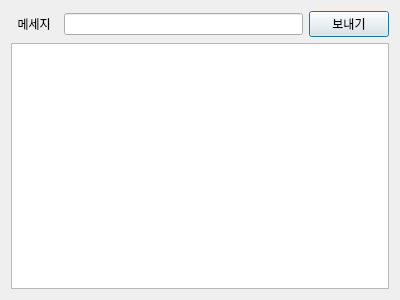
<?xml version="1.0" encoding="UTF-8"?>
<ui version="4.0">
 <class>Dialog</class>
 <widget class="QDialog" name="Dialog">
  <property name="windowModality">
   <enum>Qt::NonModal</enum>
  </property>
  <property name="geometry">
   <rect>
    <x>0</x>
    <y>0</y>
    <width>400</width>
    <height>300</height>
   </rect>
  </property>
  <property name="minimumSize">
   <size>
    <width>400</width>
    <height>300</height>
   </size>
  </property>
  <property name="maximumSize">
   <size>
    <width>400</width>
    <height>300</height>
   </size>
  </property>
  <property name="windowTitle">
   <string>Dialog</string>
  </property>
  <layout class="QVBoxLayout" name="verticalLayout">
   <item>
    <layout class="QGridLayout" name="gridLayout">
     <item row="0" column="2">
      <widget class="QPushButton" name="pushButton">
       <property name="text">
        <string>보내기</string>
       </property>
      </widget>
     </item>
     <item row="0" column="0">
      <widget class="QLabel" name="label">
       <property name="text">
        <string>  메세지  </string>
       </property>
      </widget>
     </item>
     <item row="0" column="1">
      <widget class="QLineEdit" name="lineEdit"/>
     </item>
     <item row="1" column="0" colspan="3">
      <widget class="QTextEdit" name="textEdit">
       <property name="readOnly">
        <bool>true</bool>
       </property>
      </widget>
     </item>
    </layout>
   </item>
  </layout>
 </widget>
 <resources/>
 <connections>
  <connection>
   <sender>pushButton</sender>
   <signal>clicked()</signal>
   <receiver>Dialog</receiver>
   <slot>sendClickSlot()</slot>
   <hints>
    <hint type="sourcelabel">
     <x>361</x>
     <y>24</y>
    </hint>
    <hint type="destinationlabel">
     <x>396</x>
     <y>62</y>
    </hint>
   </hints>
  </connection>
 </connections>
 <slots>
  <slot>sendClickSlot()</slot>
 </slots>
</ui>
